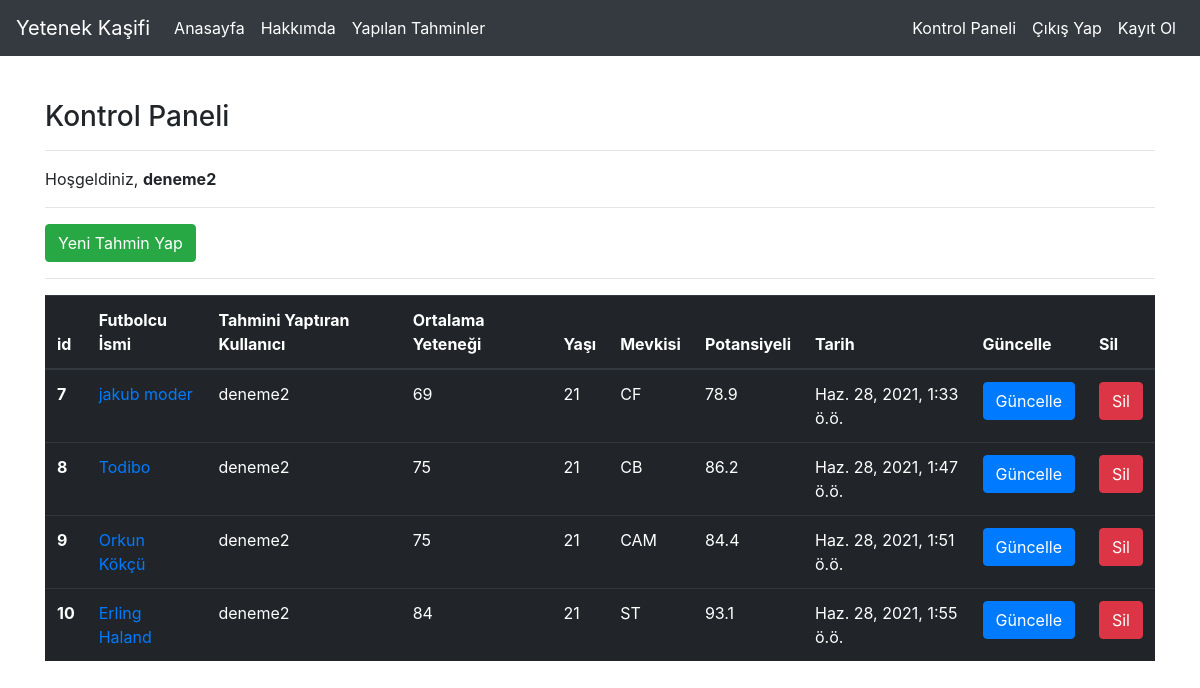
Screenshot of /aimodel/dashboard/ (signed in) with the database file from the repository.
### aimodel/models.py (models this page shows, shortened)
class LinearModel(models.Model):
    user = models.ForeignKey("auth.user",on_delete= models.CASCADE)
    isim = models.CharField(max_length=50)
    Overal = models.FloatField(verbose_name="Ortalama",default=70)
    Height = models.FloatField(verbose_name="Boy",default= 175)
    Weight = models.FloatField(verbose_name="Kilo",default=70)
    Age = models.FloatField(verbose_name="Yaş",default=18)
    WeakFoot = models.FloatField(verbose_name="Zayıf Ayak Yeteneği",default=3)
    SkillMoves = models.FloatField(verbose_name="Beceri Hareketleri",default=3)
    Value = models.FloatField(verbose_name="Piyas Değeri",default=15000000)
    Wage = models.FloatField(verbose_name="Haftalık Maaşı(€)",default=50000)
    Positions = ( ('CAM' ,"CAM"),
            ('CB'  ,"CB"),
            ('CDM' ,"CDM"),
            ('CF'  ,"CF"),
            ('CF'  ,"CM"),
            ('GK'  ,"GK"),
            ('LB'  ,"LB"),
            ('LM'  ,"LM"),
            ('LW'  ,"LW"),
            ('LWB' ,"LWB"),
            ('RB'  ,"RB"),
            ('RM'  ,"RM"),
            ('RW'  ,"RW"),
            ('RWB' ,"RWB"),
            ('ST'  ,"ST") )
    Position = models.CharField(max_length=50,choices=Positions,verbose_name="Mevkisi",default="CAM")
    WorkRates = ( ('High/High' ,"High/High"),
            ('High/Low'  ,"High/Low"),
            ('High/Medium' ,"High/Medium"),
            ('Low/High'  ,"Low/High"),
            ('Low/Low'  ,"Low/Low"),
            ('Low_Medium'  ,"Low_Medium"),
            ('Medium/High'  ,"Medium/High"),
            ('Medium/Low'  ,"Medium/Low"),
            ('Medium/Medium'  ,"Medium/Medium"))
    WorkRate = models.CharField(max_length=50,choices=WorkRates,verbose_name="Çalışma Oranları",default="Medium/Medium")
    Foots = ( ('Sağ','Sağ'),
              ('Sol','Sol'))
    PreferredFoot_R = models.CharField(max_length=50,choices=Foots,verbose_name="Tercih Ettiği Ayak",default="Sağ")
    GKSkills = models.FloatField(verbose_name="Kalecilik Yetenekleri",default=70)
    Shooting = models.FloatField(verbose_name="Şut Yetenekleri",default=70)
    Physical = models.FloatField(verbose_name="Fiziki Yetenekleri",default=70)
    Mental = models.FloatField(verbose_name="Mental Kabiliyeti",default=70)
    Defence = models.FloatField(verbose_name="Defansif Yeteneği",default=70)
    Passing = models.FloatField(verbose_name="Pas Yeteneği",default=70)
    BallSkills = models.FloatField(verbose_name="Topla Oynama Becerisi",default=70)
    Result = models.FloatField(verbose_name="Tahmini Potansiyeli",default=70)
    created_date = models.DateTimeField(auto_now_add=True)

### aimodel/views.py (the view)
# urls.py: path('dashboard/',views.dashboard,name="dashboard"),
@login_required(login_url="user:login")
def dashboard(request):
    predicts = LinearModel.objects.filter(user = request.user)
    context = {"predicts":predicts}
    return render(request,"dashboard.html",context)

### templates/dashboard.html
{% extends "layout.html" %}
{% block body %}
<h3>Kontrol Paneli</h3>
<hr>
<p>Hoşgeldiniz, <strong>{{request.user.username}}</strong></p>
<hr>
<a class="btn btn-success" href= "/aimodel/newpredict">Yeni Tahmin Yap</a>
<hr>
{% if predicts %}
<table class="table table-dark">
    <thead>
      <tr>
        <th scope="col">id</th>
        <th scope="col">Futbolcu İsmi</th>
        <th scope="col">Tahmini Yaptıran Kullanıcı</th>
        <th scope="col">Ortalama Yeteneği</th>
        <th scope="col">Yaşı</th>
        <th scope="col">Mevkisi</th>
        <th scope="col">Potansiyeli</th>
        <th scope="col">Tarih</th>
        <th scope="col">Güncelle</th>
        <th scope="col">Sil</th>
      </tr>
    </thead>
    <tbody>
    {% for predict in predicts %}
    <tr>
        <th scope="row">{{predict.id}}</th>
        <td><a href="/aimodel/predict/{{predict.id}}">{{predict.isim}}</a></td>
        <td>{{predict.user.username}}</td>
        <td>{{predict.Overal|floatformat}}</td>
        <td>{{predict.Age|floatformat:"0"}}</td>
        <td>{{predict.Position}}</td>
        <td>{{predict.Result|floatformat}}</td>
        <td>{{predict.created_date}}</td>
        <td><a href="/aimodel/update/{{predict.id}}" class = "btn btn-primary">Güncelle</a></td>
        <td><a href="/aimodel/delete/{{predict.id}}" class = "btn btn-danger">Sil</a></td>
    </tr>
    {% endfor %}
    </tbody>
  </table>
{% else %}
<div class ="alert alert-danger">Henüz bir tahmin yapılmadı...</div>
{% endif %}
{% endblock body %}

### rows the page displays
LinearModel: id "7", isim "jakub moder", user.username "deneme2", Overal "69", Age "21", Position "CF", Result "78.9", created_date "Haz. 28, 2021, 1:33 ö.ö."
LinearModel: id "8", isim "Todibo", user.username "deneme2", Overal "75", Age "21", Position "CB", Result "86.2", created_date "Haz. 28, 2021, 1:47 ö.ö."
LinearModel: id "9", isim "Orkun Kökçü", user.username "deneme2", Overal "75", Age "21", Position "CAM", Result "84.4", created_date "Haz. 28, 2021, 1:51 ö.ö."
LinearModel: id "10", isim "Erling Haland", user.username "deneme2", Overal "84", Age "21", Position "ST", Result "93.1", created_date "Haz. 28, 2021, 1:55 ö.ö."

### other values shown
{{ request.user.username }} "deneme2"
